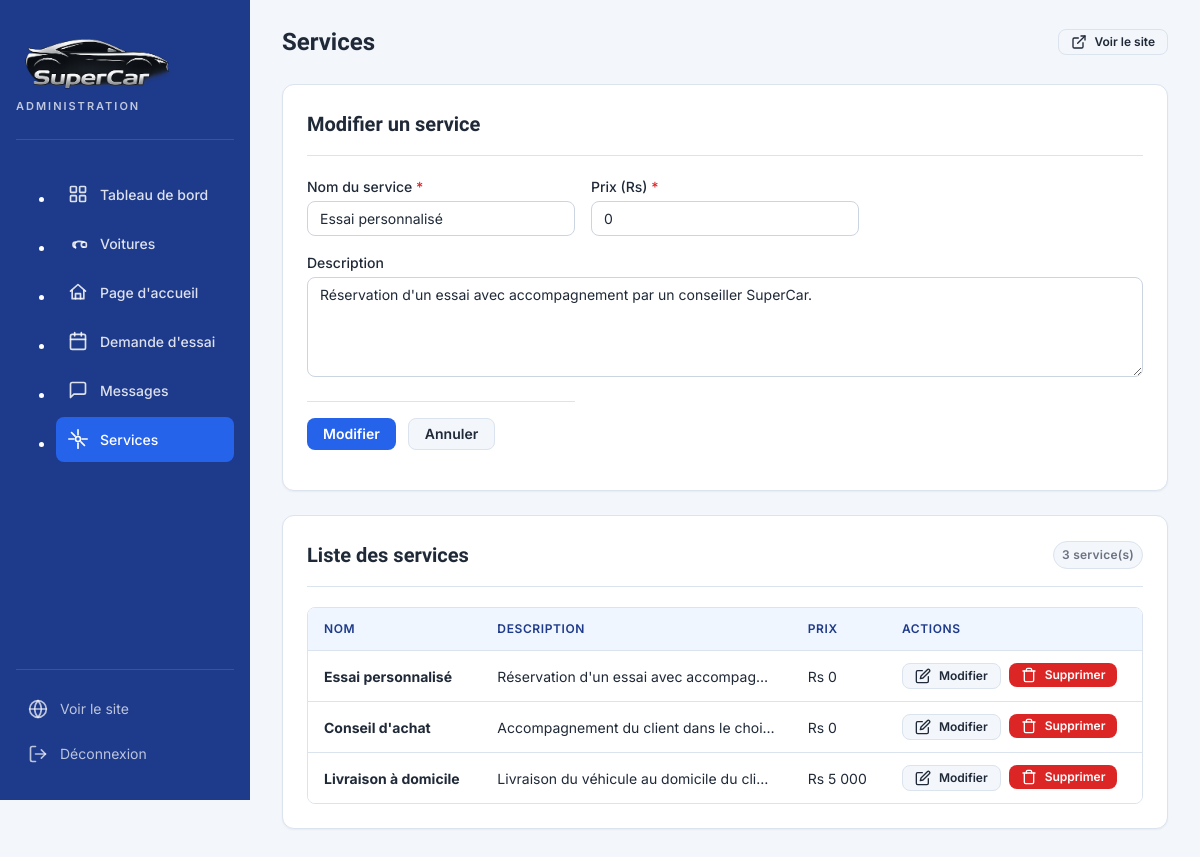
/admin/services.php?edit=1 (signed in), run on the app's committed database.
### tables this page shows
CREATE TABLE services (
    id_services INT AUTO_INCREMENT PRIMARY KEY,
    nom_services VARCHAR(100) NOT NULL,
    description_services TEXT,
    prix_services INT
);

### admin/services.php (the view, shortened to what this page needs)
<?php
include 'includes/auth.php';
$serviceEdit = null;
if (isset($_GET['edit'])) {
    $stmt = $pdo->prepare("SELECT * FROM services WHERE id_services = ?");
    $stmt->execute([$_GET['edit']]);
    $serviceEdit = $stmt->fetch();
}
$services = $pdo->query("SELECT * FROM services ORDER BY id_services")->fetchAll();
include 'includes/header.php';
?>
<div class="card">
    <div class="card__header">
        <h2 class="card__title"><?php echo $serviceEdit ? "Modifier un service" : "Ajouter un service"; ?></h2>
    </div>
    <form method="POST" class="form-grid">
        <div class="form-group">
            <label class="form-label form-label--required" for="nom_services">Nom du service</label>
            <input type="text" id="nom_services" name="nom_services" class="form-input" placeholder="Nom du service" value="<?php echo htmlspecialchars($serviceEdit['nom_services'] ?? ''); ?>" required>
        </div>
        <div class="form-group">
            <label class="form-label form-label--required" for="prix_services">Prix (Rs)</label>
            <input type="number" id="prix_services" name="prix_services" class="form-input" placeholder="0" value="<?php echo htmlspecialchars($serviceEdit['prix_services'] ?? '0'); ?>" required min="0">
        </div>
        <div class="form-group form-group--full">
            <label class="form-label" for="description_services">Description</label>
            <textarea id="description_services" name="description_services" class="form-textarea" placeholder="Description"><?php echo htmlspecialchars($serviceEdit['description_services'] ?? ''); ?></textarea>
        </div>
        <div class="form-actions">
            <button type="submit" class="btn btn--primary"><?php echo $serviceEdit ? "Modifier" : "Ajouter"; ?></button>
            <?php if ($serviceEdit) { ?>
                <a href="services.php" class="btn btn--secondary">Annuler</a>
            <?php } ?>
        </div>
    </form>
</div>
<div class="card">
    <div class="card__header">
        <h2 class="card__title">Liste des services</h2>
        <span class="badge badge--neutral"><?php echo count($services); ?> service(s)</span>
    </div>
    <div class="table-wrapper">
        <table class="table">
            <thead>
                <tr>
                    <th>Nom</th>
                    <th>Description</th>
                    <th>Prix</th>
                    <th>Actions</th>
                </tr>
            </thead>
            <tbody>
                <?php foreach ($services as $service) { ?>
                    <tr>
                        <td><strong><?php echo htmlspecialchars($service['nom_services']); ?></strong></td>
                        <td class="table__cell--truncate" style="max-width: 300px;"><?php echo htmlspecialchars($service['description_services']); ?></td>
                        <td>Rs <?php echo number_format($service['prix_services'], 0, ',', ' '); ?></td>
                        <td>
                            <div class="table-actions">
                                <a class="btn btn--secondary btn--sm" href="services.php?edit=<?php echo $service['id_services']; ?>">
                                    <svg width="14" height="14" viewBox="0 0 24 24" fill="none" stroke="currentColor" stroke-width="2" stroke-linecap="round" stroke-linejoin="round" aria-hidden="true"><path d="M11 4H4a2 2 0 0 0-2 2v14a2 2 0 0 0 2 2h14a2 2 0 0 0 2-2v-7"/><path d="M18.5 2.5a2.121 2.121 0 0 1 3 3L12 15l-4 1 1-4 9.5-9.5z"/></svg>
                                    Modifier
                                </a>
                                <form method="POST" style="display:inline;" onsubmit="return confirm('Supprimer ce service ?');">
                                    <button type="submit" class="btn btn--danger btn--sm">
                                        <svg width="14" height="14" viewBox="0 0 24 24" fill="none" stroke="currentColor" stroke-width="2" stroke-linecap="round" stroke-linejoin="round" aria-hidden="true"><polyline points="3 6 5 6 21 6"/><path d="M19 6v14a2 2 0 0 1-2 2H7a2 2 0 0 1-2-2V6m3 0V4a2 2 0 0 1 2-2h4a2 2 0 0 1 2 2v2"/></svg>
                                        Supprimer
                                    </button>
                                </form>
                            </div>
                        </td>
                    </tr>
                <?php } ?>
            </tbody>
        </table>
    </div>
</div>
    </main>
</div>
</body>
</html>

### data on the page
services: nom_services "Essai personnalisé", prix_services "0", description_services "Réservation d'un essai avec accompagnement par un conseiller SuperCar.", description_services "Réservation d'un essai avec accompag…"
services: nom_services "Conseil d'achat", description_services "Accompagnement du client dans le choi…", prix_services "0"
services: nom_services "Livraison à domicile", description_services "Livraison du véhicule au domicile du cli…", prix_services "5 000"

### other printed values
$pageTitle "Services"
count($services) "3"
